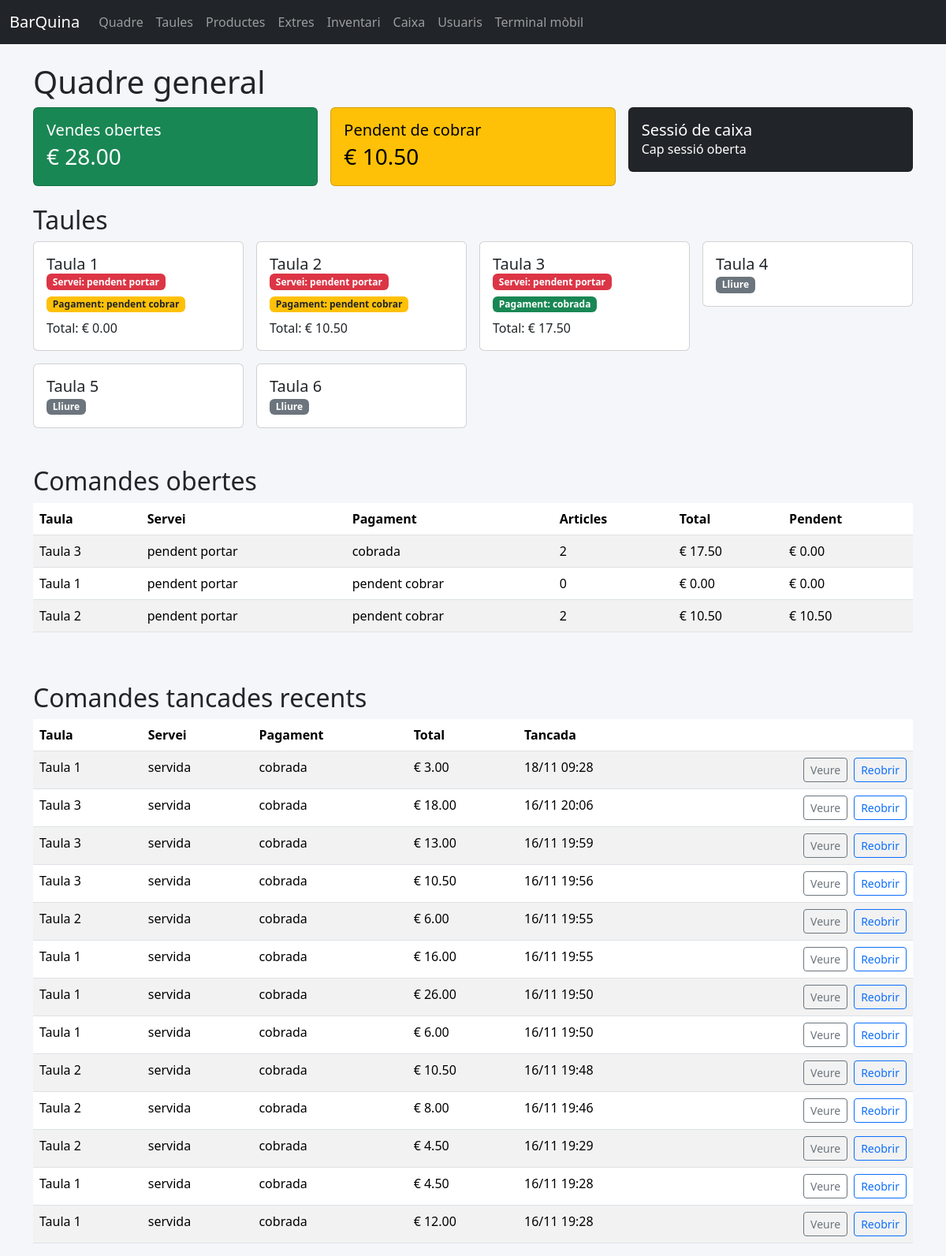
The page / on the database its author committed.
### app/models.py (models this page shows, shortened)
class Table(db.Model):
    __tablename__ = "tables"
    id = db.Column(db.Integer, primary_key=True)
    name = db.Column(db.String(50), unique=True, nullable=False)
    seats = db.Column(db.Integer, default=4)
    orders = db.relationship("Order", back_populates="table", cascade="all, delete-orphan")

class Order(db.Model):
    __tablename__ = "orders"
    id = db.Column(db.Integer, primary_key=True)
    table_id = db.Column(db.Integer, db.ForeignKey("tables.id"), nullable=False)
    created_by_id = db.Column(db.Integer, db.ForeignKey("staff_users.id"))
    status = db.Column(db.String(32), default=FulfillmentStatus.PENDING_DELIVERY.value, nullable=False)
    fulfillment_status = db.Column(
        db.Enum(FulfillmentStatus), default=FulfillmentStatus.PENDING_DELIVERY, nullable=False
    )
    payment_status = db.Column(db.Enum(PaymentStatus), default=PaymentStatus.PENDING_PAYMENT, nullable=False)
    notes = db.Column(db.Text)
    created_at = db.Column(db.DateTime, default=datetime.utcnow)
    updated_at = db.Column(db.DateTime, default=datetime.utcnow, onupdate=datetime.utcnow)
    table = db.relationship("Table", back_populates="orders")
    created_by = db.relationship("StaffUser", back_populates="orders")
    items = db.relationship("OrderItem", back_populates="order", cascade="all, delete-orphan")
    payments = db.relationship("Payment", back_populates="order", cascade="all, delete-orphan")
    def subtotal(self) -> float:
        return sum(item.line_total() for item in self.items)
    def paid_total(self) -> float:
        return sum(payment.amount for payment in self.payments)
    def outstanding_total(self) -> float:
        return max(self.subtotal() - self.paid_total(), 0.0)
    @property
    def is_closed(self) -> bool:
        return self.fulfillment_status == FulfillmentStatus.SERVED and self.payment_status == PaymentStatus.PAID

class OrderItem(db.Model):
    __tablename__ = "order_items"
    id = db.Column(db.Integer, primary_key=True)
    order_id = db.Column(db.Integer, db.ForeignKey("orders.id"), nullable=False)
    product_id = db.Column(db.Integer, db.ForeignKey("products.id"), nullable=False)
    quantity = db.Column(db.Integer, default=1)
    unit_price = db.Column(db.Float, nullable=False)
    status = db.Column(db.Enum(OrderItemStatus), default=OrderItemStatus.PENDING, nullable=False)
    notes = db.Column(db.String(120))
    order = db.relationship("Order", back_populates="items")
    product = db.relationship("Product", back_populates="order_items")
    payment_links = db.relationship("PaymentItem", back_populates="order_item", cascade="all, delete-orphan")
    extras = db.relationship("OrderItemExtra", back_populates="order_item", cascade="all, delete-orphan")
    def line_total(self) -> float:
        base_total = self.quantity * self.unit_price
        extras_total = sum(extra.price_delta * extra.quantity for extra in self.extras)
        return round(base_total + extras_total, 2)

class OrderItemExtra(db.Model):
    __tablename__ = "order_item_extras"
    id = db.Column(db.Integer, primary_key=True)
    order_item_id = db.Column(db.Integer, db.ForeignKey("order_items.id"), nullable=False)
    extra_id = db.Column(db.Integer, db.ForeignKey("extras.id", ondelete="SET NULL"))
    label = db.Column(db.String(80), nullable=False)
    price_delta = db.Column(db.Float, nullable=False)
    quantity = db.Column(db.Integer, nullable=False, default=1)
    order_item = db.relationship("OrderItem", back_populates="extras")
    extra = db.relationship("Extra")

class Payment(db.Model):
    __tablename__ = "payments"
    id = db.Column(db.Integer, primary_key=True)
    order_id = db.Column(db.Integer, db.ForeignKey("orders.id"), nullable=False)
    amount = db.Column(db.Float, nullable=False)
    method = db.Column(db.Enum(PaymentMethod), default=PaymentMethod.CASH, nullable=False)
    note = db.Column(db.String(120))
    created_at = db.Column(db.DateTime, default=datetime.utcnow)
    order = db.relationship("Order", back_populates="payments")
    items = db.relationship("PaymentItem", back_populates="payment", cascade="all, delete-orphan")

### app/blueprints/dashboard/routes.py (the view)
@bp.route("/")
def home():
    tables = Table.query.order_by(Table.name).all()
    open_orders = (
        Order.query.filter(
            or_(
                Order.fulfillment_status != FulfillmentStatus.SERVED,
                Order.payment_status != PaymentStatus.PAID,
            )
        )
        .order_by(Order.created_at.desc())
        .all()
    )
    closed_orders = (
        Order.query.filter(
            and_(
                Order.fulfillment_status == FulfillmentStatus.SERVED,
                Order.payment_status == PaymentStatus.PAID,
            )
        )
        .order_by(Order.updated_at.desc())
        .limit(20)
        .all()
    )
    active_session = CashSession.query.filter_by(is_open=True).order_by(CashSession.id.desc()).first()
    totals = {
        "sales": sum(order.subtotal() for order in open_orders),
        "pending": sum(order.outstanding_total() for order in open_orders),
    }
    return render_template(
        "dashboard.html",
        tables=tables,
        open_orders=open_orders,
        active_session=active_session,
        closed_orders=closed_orders,
        totals=totals,
        fulfillment_status_enum=FulfillmentStatus,
        payment_status_enum=PaymentStatus,
    )

### app/models.py (called while the page is built)
    @property
    def label(self) -> str:
        return self.value.replace("_", " ")

    @property
    def label(self) -> str:
        return self.value.replace("_", " ")

### app/templates/dashboard.html (shortened to what this page needs)
{% extends "base.html" %}
{% block content %}
<h1>Quadre general</h1>
<div class="row g-3 mb-4">
    <div class="col-md-4">
        <div class="card text-bg-success">
            <div class="card-body">
                <h5 class="card-title">Vendes obertes</h5>
                <p class="card-text fs-3">€ {{ '%.2f'|format(totals.sales) }}</p>
            </div>
        </div>
    </div>
    <div class="col-md-4">
        <div class="card text-bg-warning">
            <div class="card-body">
                <h5 class="card-title">Pendent de cobrar</h5>
                <p class="card-text fs-3">€ {{ '%.2f'|format(totals.pending) }}</p>
            </div>
        </div>
    </div>
    <div class="col-md-4">
        <div class="card text-bg-dark">
            <div class="card-body">
                <h5 class="card-title">Sessió de caixa</h5>
                {% if active_session %}
                    <p class="card-text">Oberta des de {{ active_session.opened_at.strftime('%H:%M') }}</p>
                {% else %}
                    <p class="card-text">Cap sessió oberta</p>
                {% endif %}
            </div>
        </div>
    </div>
</div>
<h2>Taules</h2>
<div class="row g-3">
    {% for table in tables %}
    <div class="col-sm-6 col-md-4 col-lg-3">
        <a class="card text-decoration-none" href="{{ url_for('orders.table_detail', table_id=table.id) }}">
            <div class="card-body">
                <h5>{{ table.name }}</h5>
                {% set active_orders = table.orders|rejectattr('is_closed')|list %}
                {% set order = active_orders[-1] if active_orders else None %}
                {% if order %}
                    <div class="d-flex flex-wrap gap-2 mb-2">
                        <span class="badge {% if order.fulfillment_status == fulfillment_status_enum.SERVED %}bg-success{% else %}bg-danger{% endif %}">
                            Servei: {{ order.fulfillment_status.label }}
                        </span>
                        <span class="badge {% if order.payment_status == payment_status_enum.PAID %}bg-success{% else %}bg-warning text-dark{% endif %}">
                            Pagament: {{ order.payment_status.label }}
                        </span>
                    </div>
                    <p class="mb-0">Total: € {{ '%.2f'|format(order.subtotal()) }}</p>
                {% else %}
                    <span class="badge bg-secondary">Lliure</span>
                {% endif %}
            </div>
        </a>
    </div>
    {% endfor %}
</div>
<h2 class="mt-5">Comandes obertes</h2>
<div class="table-responsive">
<table class="table table-striped table-clickable">
    <thead>
        <tr>
            <th>Taula</th>
            <th>Servei</th>
            <th>Pagament</th>
            <th>Articles</th>
            <th>Total</th>
            <th>Pendent</th>
        </tr>
    </thead>
    <tbody>
        {% for order in open_orders %}
        {% set delivered = order.fulfillment_status == fulfillment_status_enum.SERVED %}
        {% set row_class = 'order-row-served' if delivered else 'order-row-pending' %}
        <tr class="js-order-row {{ row_class }}" data-href="{{ url_for('orders.table_detail', table_id=order.table_id, order_id=order.id) }}" role="button" tabindex="0">
            <td>{{ order.table.name }}</td>
            <td>{{ order.fulfillment_status.label }}</td>
            <td>{{ order.payment_status.label }}</td>
            <td>{{ order.items|length }}</td>
            <td>€ {{ '%.2f'|format(order.subtotal()) }}</td>
            <td>€ {{ '%.2f'|format(order.outstanding_total()) }}</td>
        </tr>
        {% endfor %}
    </tbody>
</table>
</div>
<h2 class="mt-5">Comandes tancades recents</h2>
<div class="table-responsive">
<table class="table table-striped">
    <thead>
        <tr>
            <th>Taula</th>
            <th>Servei</th>
            <th>Pagament</th>
            <th>Total</th>
            <th>Tancada</th>
            <th></th>
        </tr>
    </thead>
    <tbody>
        {% for order in closed_orders %}
        <tr>
            <td>{{ order.table.name }}</td>
            <td>{{ order.fulfillment_status.label }}</td>
            <td>{{ order.payment_status.label }}</td>
            <td>€ {{ '%.2f'|format(order.subtotal()) }}</td>
            <td>{{ order.updated_at.strftime('%d/%m %H:%M') if order.updated_at else '-' }}</td>
            <td class="text-end">
                <div class="d-flex gap-2 justify-content-end">
                    <a class="btn btn-sm btn-outline-secondary" href="{{ url_for('orders.table_detail', table_id=order.table_id, order_id=order.id) }}">Veure</a>
                    <form method="post" action="{{ url_for('orders.update_order_status', order_id=order.id) }}">
                        <button class="btn btn-sm btn-outline-primary" type="submit">Reobrir</button>
                    </form>
                </div>
            </td>
        </tr>
        {% else %}
        <tr><td colspan="6" class="text-center text-muted">No hi ha comandes tancades recents.</td></tr>
        {% endfor %}
    </tbody>
</table>
</div>
{% endblock %}

### app/static/css/app.css (style rules this page uses)
body { background-color: #f5f6fa; }
.card h5 { margin-bottom: 0; }
.table-clickable tbody tr { cursor: pointer; }
.order-row-pending { background-color: #fbe2e2 !important; }

### rows shown on the page
Table: name "Taula 1", subtotal "0.00"
Order: fulfillment_status.label "pendent portar", payment_status.label "pendent cobrar", table.name "Taula 1", items|length "0", subtotal "0.00", outstanding_total "0.00"
Table: name "Taula 2"
Order: fulfillment_status.label "pendent portar", payment_status.label "pendent cobrar", table.name "Taula 2", items|length "2"
OrderItem: subtotal "10.50", outstanding_total "10.50"
Table: name "Taula 3"
Order: fulfillment_status.label "pendent portar", payment_status.label "cobrada", table.name "Taula 3", items|length "2"
OrderItem: subtotal "17.50", outstanding_total "0.00"
Table: name "Taula 4", shows "Lliure"
Table: name "Taula 5", shows "Lliure"
Table: name "Taula 6", shows "Lliure"
Order: table.name "Taula 1", fulfillment_status.label "servida", payment_status.label "cobrada", updated_at "18/11 09:28"
OrderItem: subtotal "3.00"
Order: table.name "Taula 3", fulfillment_status.label "servida", payment_status.label "cobrada", updated_at "16/11 20:06"
OrderItem: subtotal "18.00"
Order: table.name "Taula 3", fulfillment_status.label "servida", payment_status.label "cobrada", updated_at "16/11 19:59"
OrderItem: subtotal "13.00"
Order: table.name "Taula 3", fulfillment_status.label "servida", payment_status.label "cobrada", updated_at "16/11 19:56"
OrderItem: subtotal "10.50"
Order: table.name "Taula 2", fulfillment_status.label "servida", payment_status.label "cobrada", updated_at "16/11 19:55"
OrderItem: subtotal "6.00"
Order: table.name "Taula 1", fulfillment_status.label "servida", payment_status.label "cobrada", updated_at "16/11 19:55"
OrderItem: subtotal "16.00"
Order: table.name "Taula 1", fulfillment_status.label "servida", payment_status.label "cobrada", updated_at "16/11 19:50"
OrderItem: subtotal "26.00"
Order: table.name "Taula 1", fulfillment_status.label "servida", payment_status.label "cobrada", updated_at "16/11 19:50"
OrderItem: subtotal "6.00"
Order: table.name "Taula 2", fulfillment_status.label "servida", payment_status.label "cobrada", updated_at "16/11 19:48"
OrderItem: subtotal "10.50"
Order: table.name "Taula 2", fulfillment_status.label "servida", payment_status.label "cobrada", updated_at "16/11 19:46"
OrderItem: subtotal "8.00"
Order: table.name "Taula 2", fulfillment_status.label "servida", payment_status.label "cobrada", updated_at "16/11 19:29"
OrderItem: subtotal "4.50"
Order: table.name "Taula 1", fulfillment_status.label "servida", payment_status.label "cobrada", updated_at "16/11 19:28"
OrderItem: subtotal "4.50"
Order: table.name "Taula 1", fulfillment_status.label "servida", payment_status.label "cobrada", updated_at "16/11 19:28"
OrderItem: subtotal "12.00"

### other values the page prints
{{ '%.2f'|format(totals.sales) }} "28.00"
{{ '%.2f'|format(totals.pending) }} "10.50"
